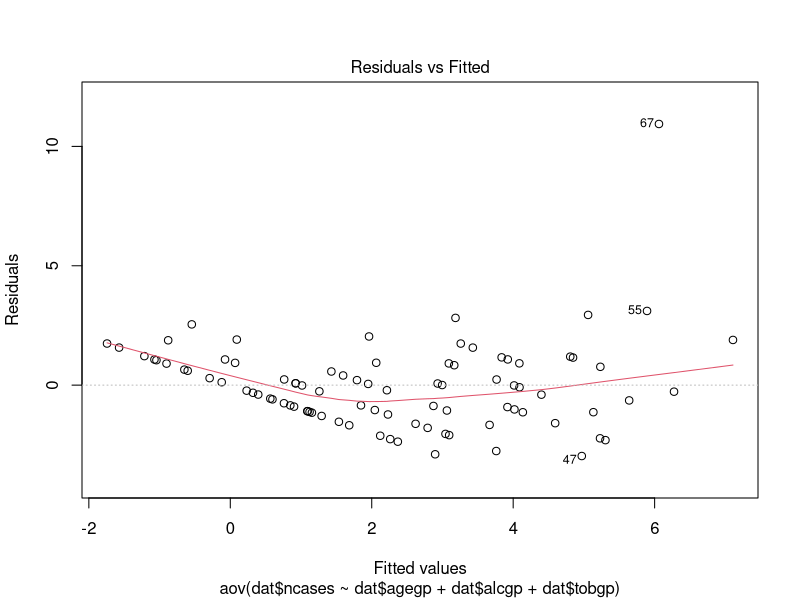
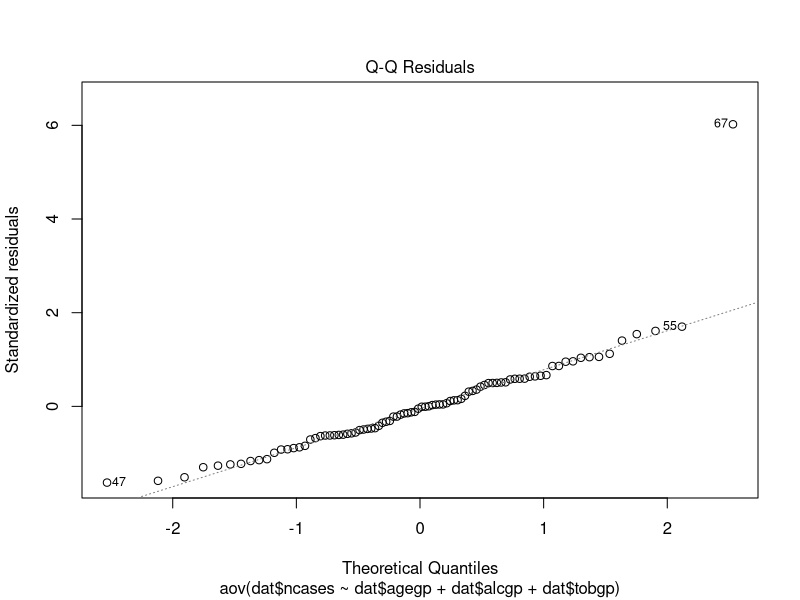
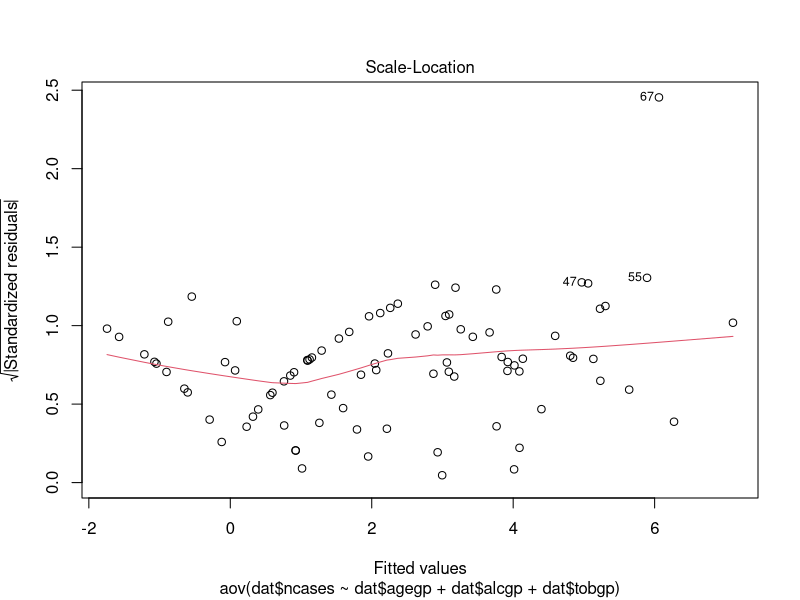
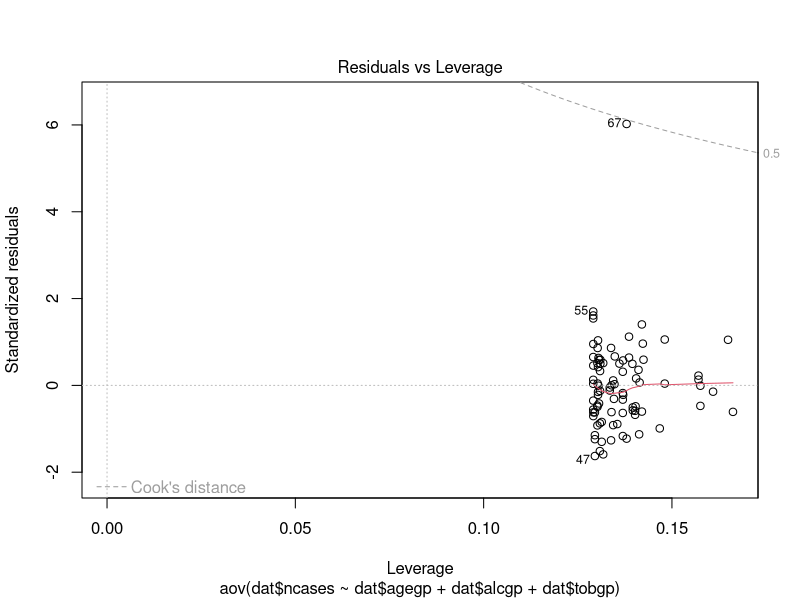
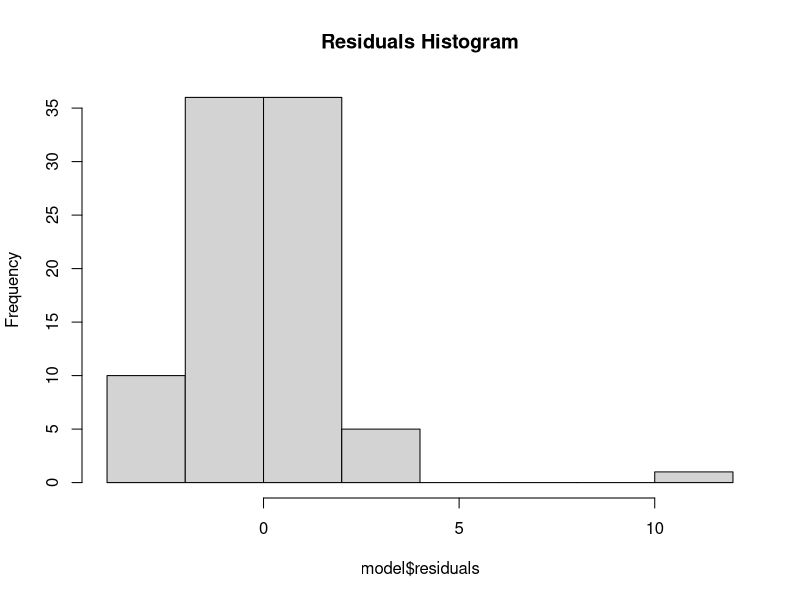
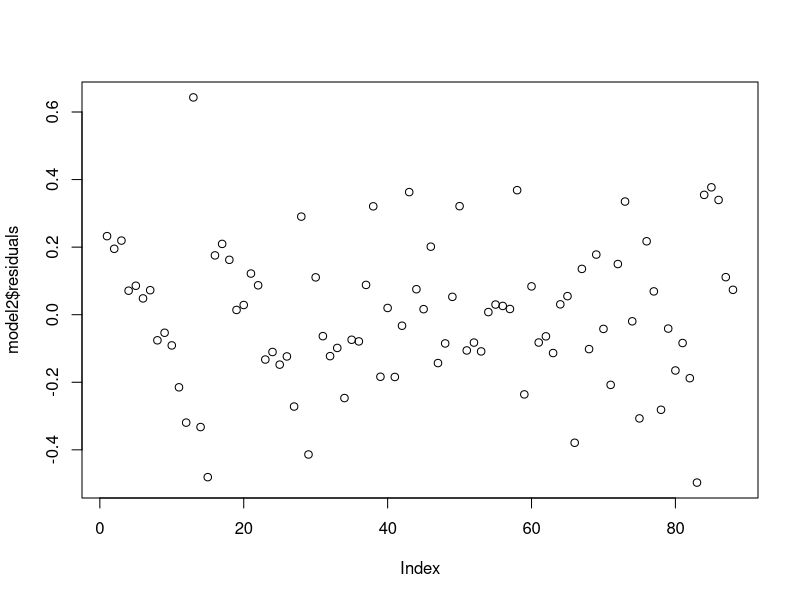
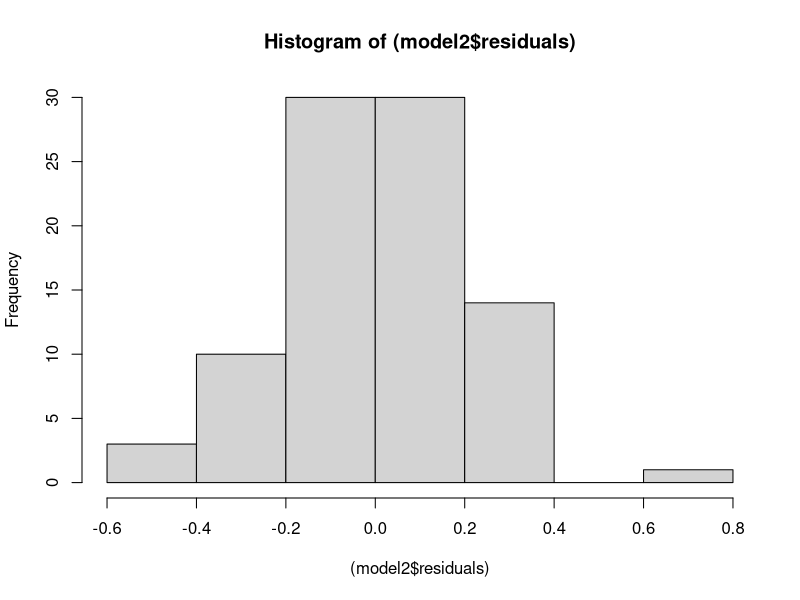
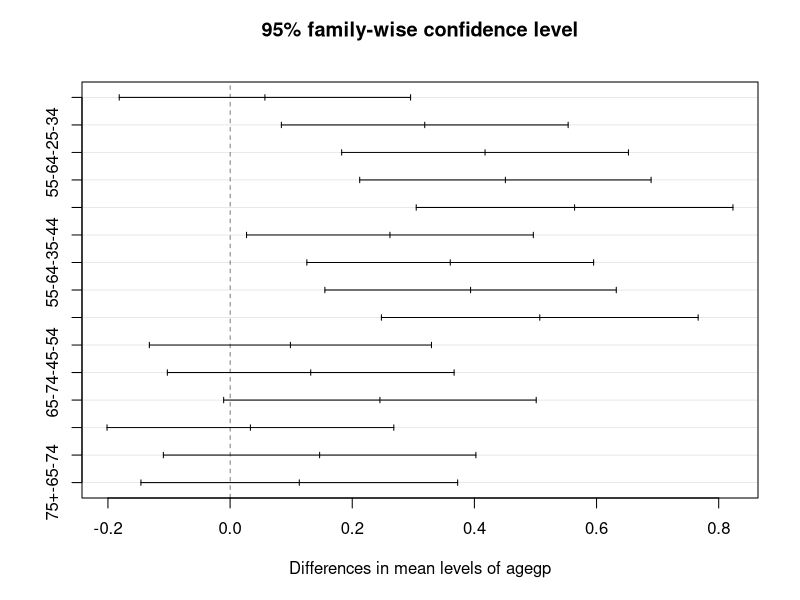

These figures' R source, in order:
## ---- chunk 1
knitr::opts_chunk$set(echo = TRUE)
library(tidyverse)
library(ggplot2)
library(dplyr)
options(dplyr.summarise.inform = FALSE)
## ---- chunk 2
dat<- esoph
## ---- chunk 3

## ---- chunk 4

## ---- chunk 5

model <- aov(dat$ncases ~ dat$agegp+dat$alcgp+dat$tobgp, data = dat)

#summary(model)

#plot the model
plot(model)

#looking at histogram of residuals
hist(model$residuals, main = "Residuals Histogram")


## ---- chunk 6
shapiro.test(model$residuals)
## ---- chunk 7
esoph$percentage <- esoph$ncases / (esoph$ncontrols+esoph$ncases)

model2 <- aov(percentage ~ agegp + tobgp + alcgp, data = esoph) #Linear model is created in order to apply anova test

plot(model2$residuals)
hist((model2$residuals))


#formal test of normality

shapiro.test(model2$residuals)

#here p-value >.05 so we would not reject the null as there is strong evidence against rejecting the null.


## ---- chunk 8
#We need our dependent variable (percent of cancer cases) and two independent variables (I picked tobacco and alcohol use) in their own data set.
esoph.twoway <- esoph[ , c("alcgp", "tobgp", "percentage")]

#Next I generate a frequency table (not sure if this is 100% needed)
table(esoph.twoway$alcgp, esoph.twoway$tobgp)
#the table shows that we have a relatively balanced design (the guides words not mine)

#We create the anova test
esoph.aov2way <- aov(percentage ~ alcgp + tobgp, data = esoph.twoway)
#Then use summary to summarize the test
summary(esoph.aov2way)

#notes, I havent done any analysis on what the test shows, I also am not sure if we want to assume the variables interact at all
#the model above is called an additive model hence the + sign, but if we think the variables interact we can use an * instead of the +

## ---- chunk 9
esoph.aov3way <- aov(percentage ~ alcgp + tobgp + agegp, data = esoph)

summary(esoph.aov3way)

## ---- chunk 10
#perform tukey tests, and assign them to variables for plots later
tukey.alcohol <- TukeyHSD(esoph.aov3way, which = "alcgp" )
tukey.age <- TukeyHSD(esoph.aov3way, which = "agegp" )
## ---- chunk 11
#results of tukey tests
tukey.alcohol
tukey.age
## ---- chunk 12
#Plot the tukey tests
plot(tukey.age)
plot(tukey.alcohol)
